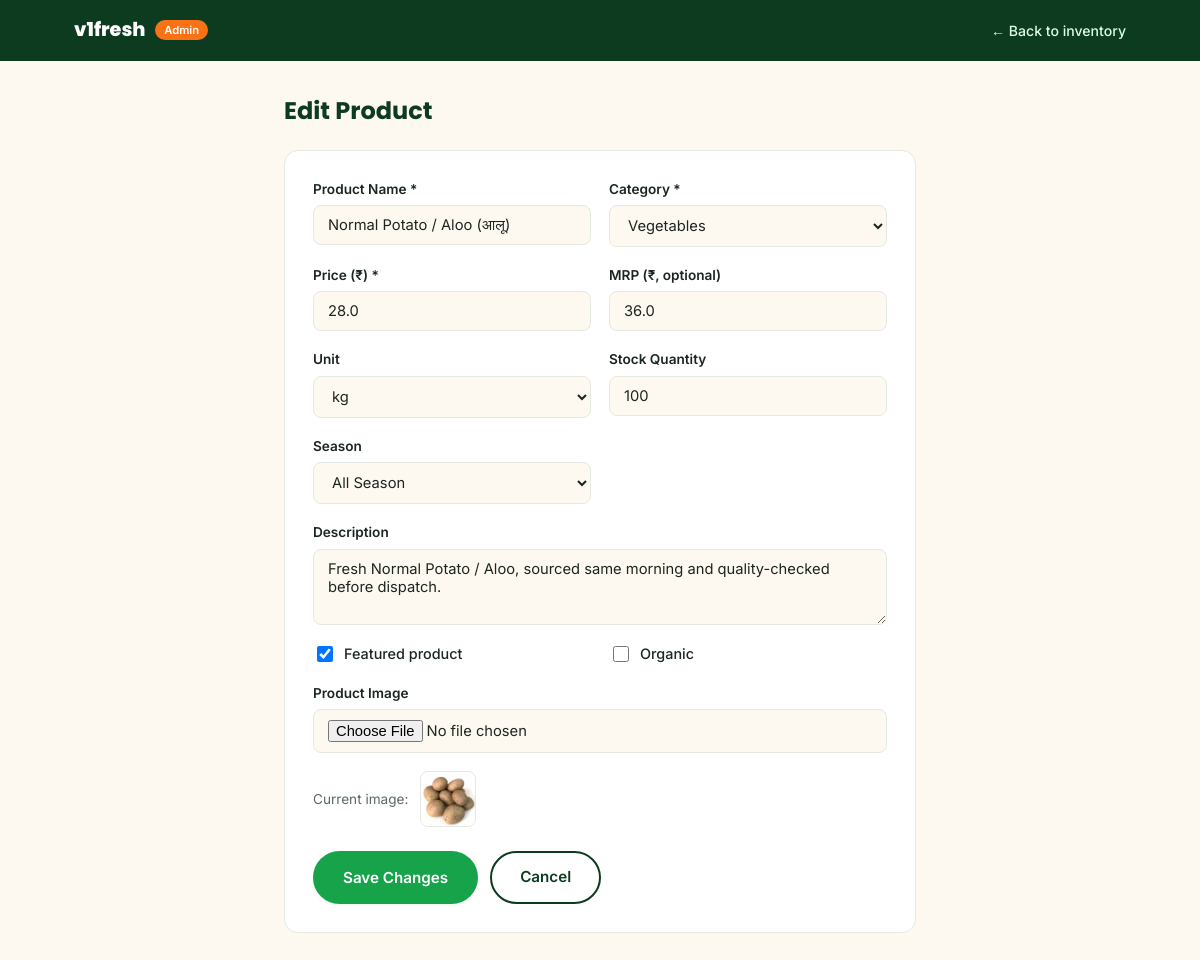
Before: /admin/product/111/edit with the older database file.
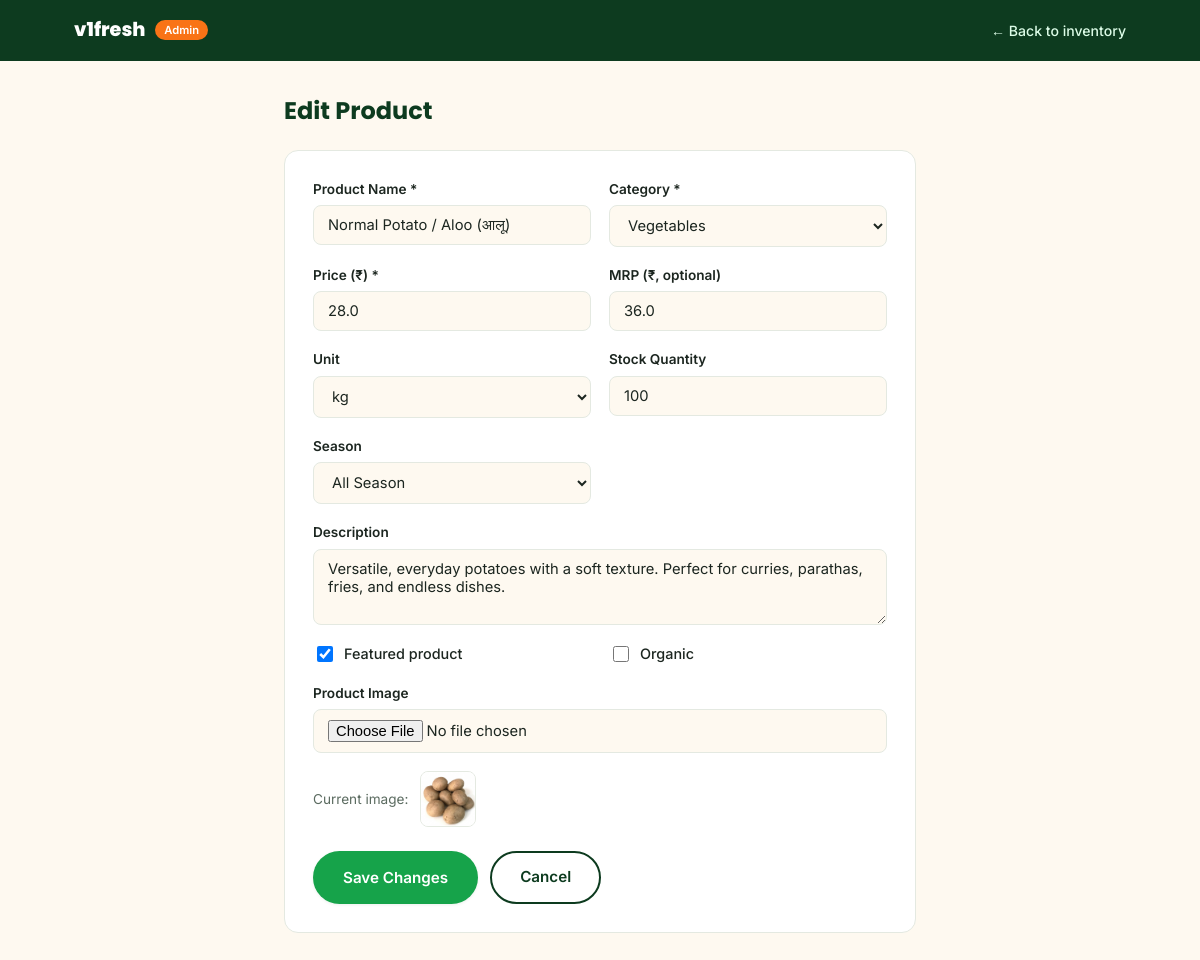
After: the same page with the newer database file.
### models.py (models this page shows, shortened)
class Product(db.Model):
    __tablename__ = "products"
    id = db.Column(db.Integer, primary_key=True)
    name = db.Column(db.String(120), nullable=False)
    slug = db.Column(db.String(120), unique=True, nullable=False)
    category_id = db.Column(db.Integer, db.ForeignKey("categories.id"), nullable=False)
    price = db.Column(db.Float, nullable=False)           # current selling price
    mrp = db.Column(db.Float, nullable=True)               # original/strike-through price
    unit = db.Column(db.String(30), nullable=False, default="kg")  # kg, dozen, piece, bunch, gram
    image = db.Column(db.String(255), nullable=False, default="")
    description = db.Column(db.Text, nullable=True)
    stock = db.Column(db.Integer, nullable=False, default=100)
    is_featured = db.Column(db.Boolean, default=False)
    is_organic = db.Column(db.Boolean, default=False)
    season = db.Column(db.String(20), nullable=False, default="all-season")  # winter, summer, monsoon, all-season
    rating = db.Column(db.Float, default=4.5)
    created_at = db.Column(db.DateTime, default=datetime.utcnow)

### routes/admin.py (the view, shortened to what this page needs)
@admin_bp.route("/product/<int:product_id>/edit", methods=["GET", "POST"])
def edit_product(product_id):
    product = Product.query.get_or_404(product_id)
    categories = Category.query.order_by(Category.sort_order).all()
    return render_template("admin/product_form.html", categories=categories, product=product, mode="edit")

### templates/admin/product_form.html (shortened to what the changed rows need)
<!DOCTYPE html>
<html lang="en">
<head>
    <link rel="stylesheet" href="{{ url_for('static', filename='css/style.css') }}">
    <link rel="stylesheet" href="{{ url_for('static', filename='css/admin.css') }}">
</head>
<body class="admin-body">
    <main class="admin-main admin-main-narrow">
        <h1>{{ "Edit Product" if mode == "edit" else "Add New Product" }}</h1>
        <form class="admin-form" method="post" enctype="multipart/form-data">
            <div class="admin-form-grid">
                <label class="admin-field">
                    <span>Product Name *</span>
                    <input type="text" name="name" required value="{{ product.name if product else '' }}">
                </label>
                <label class="admin-field">
                    <span>Price (₹) *</span>
                    <input type="number" step="0.01" min="0" name="price" required value="{{ product.price if product else '' }}">
                </label>
                <label class="admin-field">
                    <span>MRP (₹, optional)</span>
                    <input type="number" step="0.01" min="0" name="mrp" value="{{ product.mrp if product and product.mrp else '' }}">
                </label>
                <label class="admin-field">
                    <span>Stock Quantity</span>
                    <input type="number" min="0" name="stock" value="{{ product.stock if product else 0 }}">
                </label>
            </div>
            <label class="admin-field">
                <span>Description</span>
                <textarea name="description" rows="3">{{ product.description if product and product.description else '' }}</textarea>
            </label>
            {% if product and product.image %}
            <div class="admin-current-image">
                <span>Current image:</span>
                <img src="{{ product.image }}" alt="{{ product.name }}">
            </div>
            {% endif %}
        </form>
    </main>
</body>
</html>

Changed rows visible on the page:
changed Product "Normal Potato / Aloo (आलू)": description "Fresh Normal Potato / Aloo, sourced same morning and quality-checked before dispatch." → "Versatile, everyday potatoes with a soft texture. Perfect for curries, parathas, fries, and endless dishes."
